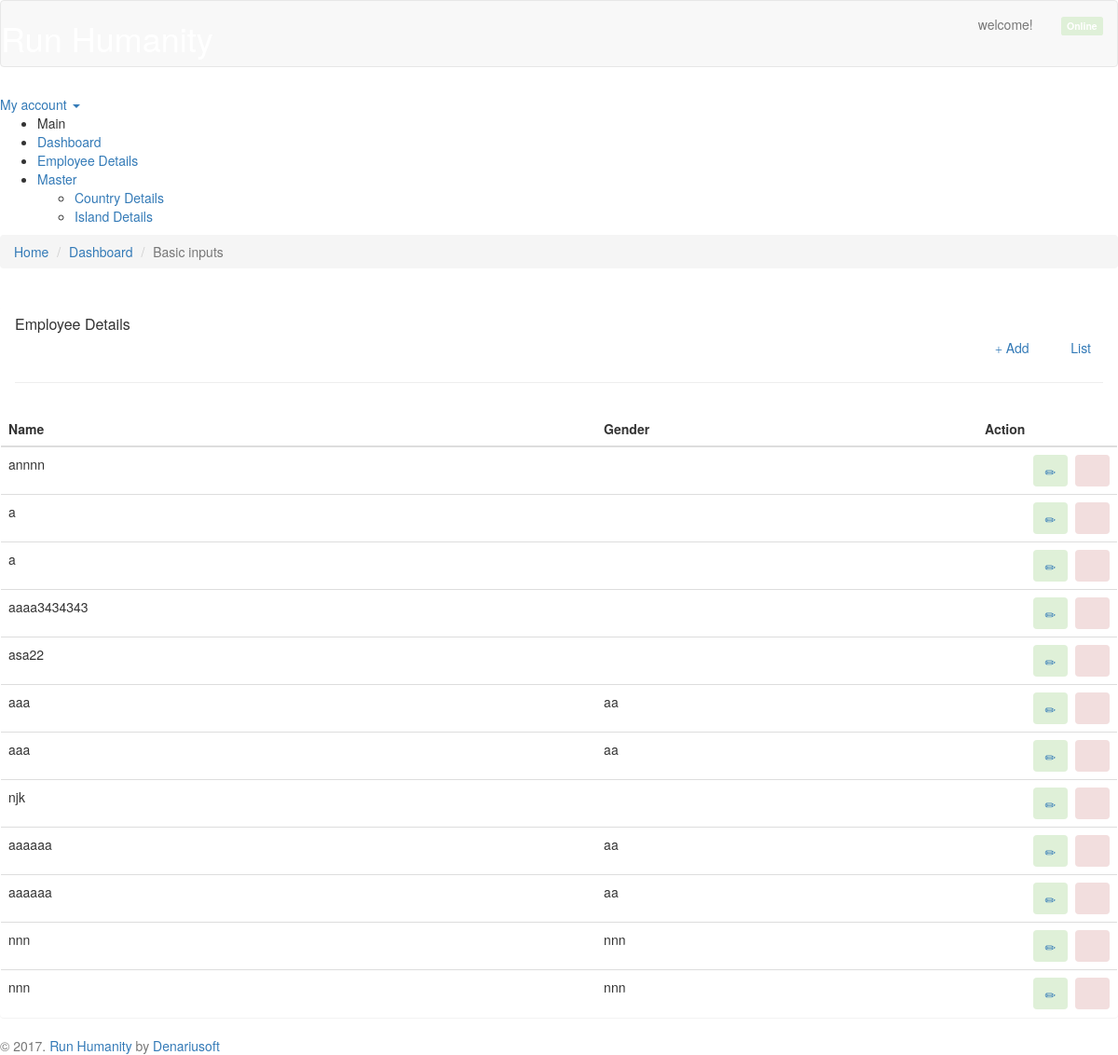
Screenshot of /import/index.php/employee/allemployee with the database file from the repository.
### tables this page shows
CREATE TABLE `employee` (
  `id` int(11) NOT NULL,
  `name` varchar(50) DEFAULT NULL,
  `gender` char(20) DEFAULT NULL,
  `photo` text NOT NULL
);

### import/application/controllers/employee.php (called while the page is built, shortened)
<?php
class employee extends CI_Controller
{
  function __construct()
  {
    $this->load->model('employeemodel');
    $this->load->helper('url');
	  $this->load->library('session');
  }
  function allemployee()
  {
    $data['employeelist']=$this->employeemodel->get_entries();
    $this->load->view('template/header');
    $this->load->view('template/sidebar');
    $this->load->view('emp/employeelist',$data);
    $this->load->view('template/footer');
  }
}
?>

### import/index.php (called while the page is built, shortened)
<?php
require_once BASEPATH.'core/CodeIgniter.php';

### import/application/models/employeemodel.php (called while the page is built, shortened)
<?php
class employeemodel extends CI_Model {
function get_entries()
{
 $query = $this->db->get('employee');
  return $query->result();
    }
       }
?>

### import/application/views/emp/employeelist.php (the view, shortened to what this page needs)
<div class="content-wrapper">
<div class="content">
<div class="breadcrumb-line breadcrumb-line-component">
   <ul class="breadcrumb">
      <li><a href=""><i class="icon-home2 position-left"></i> Home</a></li>
      <li><a href="">Dashboard</a></li>
      <li class="active">Basic inputs</li>
   </ul>
</div>
<br>
<div class="row">
   <div class="col-lg-12">
      <div class="panel panel-flat">
        <div class="panel-heading">
           <h2 class="panel-title">Employee Details</h2>
           <div style="text-align:right;">
              <a class="btn bg-purple" href="<?php echo  base_url();?>employee/add"><i class="glyphicon glyphicon-plus"></i> Add </a>
              <a href="<?php echo  base_url();?>employee/allemployee" class="btn bg-pink"><i class="glyphicon glyphicon-refresh"></i> List</a>
           </div>
           <hr/>
        </div>
         <table class="table datatable-button-print-columns">
            <thead>
               <tr>
                 <th>Name</th>
                 <th>Gender</th>
                 <th style="width:150px;">Action </th>
               </tr>
            </thead>
            <tbody>
            <?php
              foreach($employeelist as $row) {
            ?>
              <tr>
              <td><?php echo $row->name;?></td>
              <td><?php echo $row->gender;?></td>
              <td style="text-align:right">
              <a href="<?php echo base_url(); ?>employee/edit/<?php echo $row->id;?>" title="Edit" class="btn bg-success"><i class="glyphicon glyphicon-pencil "></i>
              </a>&nbsp;&nbsp;<a href="<?php echo base_url(); ?>employee/delete/<?php echo $row->id;?>"  title="Delete" class="btn bg-danger remove" onclick="return confirm('Are You Sure to delete');"><i class="glyphicon glyphicon-remove "></i></a>
              </td>
              </tr>
              <?php }?>
            </tbody>
         </table>
      </div>
   </div>
</div>

### import/application/views/template/header.php (shortened to what this page needs)
<!DOCTYPE html>
<html lang="en">
<head>
	<link href="<?php echo base_url('assets/css/icons/icomoon/styles.css');?>" rel="stylesheet" type="text/css">
	<link href="<?php echo base_url('assets/css/bootstrap.css');?>" rel="stylesheet" type="text/css">
	<link href="<?php echo base_url('assets/css/core.css');?>" rel="stylesheet" type="text/css">
	<link href="<?php echo base_url('assets/css/components.css');?>" rel="stylesheet" type="text/css">
	<link href="<?php echo base_url('assets/css/colors.css');?>" rel="stylesheet" type="text/css">
</head>
<body>
	<div class="navbar navbar-default header-highlight">
		<div class="navbar-header">
			<h1 style="color: #fff;">Run Humanity</h1>
		</div>
		<div class="navbar-collapse collapse" id="navbar-mobile">
			<div class="navbar-right">
				<p class="navbar-text">welcome! <?php echo $this->session->userdata('first_name');?></p>
				<p class="navbar-text"><span class="label bg-success">Online</span></p>
			</div>
		</div>
	</div>
	<div class="page-container">
		<div class="page-content">

### import/application/views/template/sidebar.php (shortened to what this page needs)
<div class="sidebar sidebar-main">
   <div class="sidebar-content">
      <div class="sidebar-user-material">
         <div class="category-content">
            <div class="sidebar-user-material-menu">
               <a href="#user-nav" data-toggle="collapse"><span>My account</span> <i class="caret"></i></a>
            </div>
         </div>
      </div>
      <div class="sidebar-category sidebar-category-visible">
         <div class="category-content no-padding">
            <ul class="navigation navigation-main navigation-accordion">
               <li class="navigation-header"><span>Main</span> <i class="icon-menu" title="Main pages"></i></li>
               <li class="active"><a href="<?php echo base_url('Dashboard');?>"><i class="icon-home7"></i> <span>Dashboard</span></a></li>
               <li ><a href="<?php echo base_url('Employee');?>"><i class="icon-people"></i> <span>Employee Details</span></a></li>
               <li>
                  <a href="#" class="has-ul legitRipple"><i class="icon-stack2"></i> <span>Master </span></a>
                  <ul class="hidden-ul">
                     <li><a href="<?php echo base_url('country/countryList');?>" class="legitRipple">Country Details</a></li>
                     <li><a href="<?php echo base_url('island/islandList');?>" class="legitRipple">Island Details</a></li>
                  </ul>
               </li>
            </ul>
         </div>
      </div>
   </div>
</div>

### import/application/views/template/footer.php
    <div class="footer text-muted">
      &copy; 2017. <a href="#">Run Humanity</a> by <a href="http://www.denariusoft.com" target="_blank">Denariusoft</a>
    </div>
  </div>
</div>
		</div>
	</div>
</body>
</html>

### rows the page displays
employee: name "annnn"
employee: name "a"
employee: name "a"
employee: name "aaaa3434343"
employee: name "asa22"
employee: name "aaa", gender "aa"
employee: name "aaa", gender "aa"
employee: name "njk"
employee: name "aaaaaa", gender "aa"
employee: name "aaaaaa", gender "aa"
employee: name "nnn", gender "nnn"
employee: name "nnn", gender "nnn"
